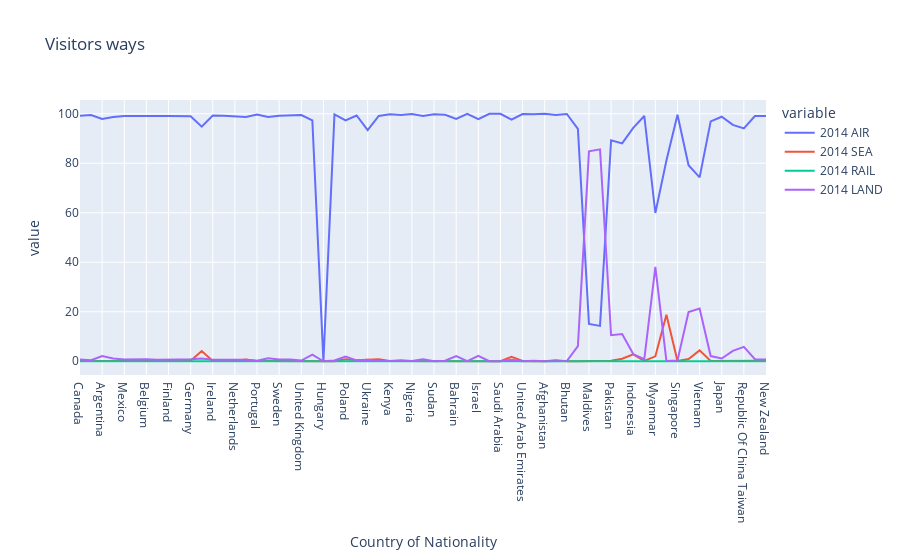

Notebook code for this chart:
### Code cell
px.line(df,df.index,['2014 AIR',
    '2014 SEA',
    '2014 RAIL',
    '2014 LAND'],title='Visitors ways')

### Figure 1 — Plotly figure (JSON) as saved in the notebook; plotly's stock layout.template omitted (floating-point values rounded to 4 significant figures)
{"data": [{"hovertemplate": "variable=2014 AIR<br>Country of Nationality=%{x}<br>value=%{y}<extra></extra>", "legendgroup": "2014 AIR", "line": {"color": "#636efa", "dash": "solid"}, "marker": {"symbol": "circle"}, "mode": "lines", "name": "2014 AIR", "orientation": "v", "showlegend": true, "type": "scatter", "x": ["Canada", "United States Of America", "Argentina", "Brazil", "Mexico", "Austria", "Belgium", "Denmark", "Finland", "France", "Germany", "Greece", "Ireland", "Italy", "Netherlands", "Norway", "Portugal", "Spain", "Sweden", "Switzerland", "United Kingdom", "Czech Rep.", "Hungary", "Kazakhstan", "Poland", "Russian Federation", "Ukraine", "Egypt", "Kenya", "Mauritius", "Nigeria", "South Africa", "Sudan", "Tanzania", "Bahrain", "Iraq", "Israel", "Oman", "Saudi Arabia", "Turkey", "United Arab Emirates", "Yemen", "Afghanistan", "Bangladesh", "Bhutan", "Iran", "Maldives", "Nepal", "Pakistan", "Sri Lanka", "Indonesia", "Malaysia", "Myanmar", "Philippines", "Singapore", "Thailand", "Vietnam", "China", "Japan", "Korea (Republic Of ", "Republic Of China Taiwan", "Australia", "New Zealand"], "xaxis": "x", "y": [99.2, 99.5, 97.9, 98.7, 99.1, 99, 99.2, 99.1, 99.1, 99.2, 99, 94.8, 99.3, 99.2, 99, 98.7, 99.7, 98.7, 99.2, 99.2, 99.5, 97.3, 0, 99.7, 97.3, 99.3, 93.4, 99.1, 99.8, 99.5, 99.9, 99.1, 99.8, 99.6, 97.9, 100, 97.8, 100, 100, 97.6, 99.9, 99.8, 100, 99.5, 99.9, 93.9, 15.1, 14.3, 89.3, 88, 94.3, 99.1, 59.9, 81.1, 99.6, 79.2, 74.3, 96.9, 98.8, 95.5, 94.1, 99.1, 99.1], "yaxis": "y"}, {"hovertemplate": "variable=2014 SEA<br>Country of Nationality=%{x}<br>value=%{y}<extra></extra>", "legendgroup": "2014 SEA", "line": {"color": "#EF553B", "dash": "solid"}, "marker": {"symbol": "circle"}, "mode": "lines", "name": "2014 SEA", "orientation": "v", "showlegend": true, "type": "scatter", "x": ["Canada", "United States Of America", "Argentina", "Brazil", "Mexico", "Austria", "Belgium", "Denmark", "Finland", "France", "Germany", "Greece", "Ireland", "Italy", "Netherlands", "Norway", "Portugal", "Spain", "Sweden", "Switzerland", "United Kingdom", "Czech Rep.", "Hungary", "Kazakhstan", "Poland", "Russian Federation", "Ukraine", "Egypt", "Kenya", "Mauritius", "Nigeria", "South Africa", "Sudan", "Tanzania", "Bahrain", "Iraq", "Israel", "Oman", "Saudi Arabia", "Turkey", "United Arab Emirates", "Yemen", "Afghanistan", "Bangladesh", "Bhutan", "Iran", "Maldives", "Nepal", "Pakistan", "Sri Lanka", "Indonesia", "Malaysia", "Myanmar", "Philippines", "Singapore", "Thailand", "Vietnam", "China", "Japan", "Korea (Republic Of ", "Republic Of China Taiwan", "Australia", "New Zealand"], "xaxis": "x", "y": [0.1, 0.1, 0, 0.2, 0.2, 0.1, 0, 0.3, 0.1, 0.1, 0.2, 4.1, 0.1, 0.1, 0.2, 0.7, 0.1, 0.1, 0.1, 0.1, 0.2, 0, 0, 0, 0.8, 0.4, 0.6, 0.8, 0.1, 0.1, 0, 0.1, 0.2, 0.2, 0, 0, 0, 0, 0, 1.8, 0.1, 0, 0, 0.4, 0, 0, 0.1, 0.1, 0.2, 1, 2.8, 0.1, 2, 18.8, 0.1, 0.9, 4.4, 0.1, 0.1, 0.3, 0.1, 0.1, 0.2], "yaxis": "y"}, {"hovertemplate": "variable=2014 RAIL<br>Country of Nationality=%{x}<br>value=%{y}<extra></extra>", "legendgroup": "2014 RAIL", "line": {"color": "#00cc96", "dash": "solid"}, "marker": {"symbol": "circle"}, "mode": "lines", "name": "2014 RAIL", "orientation": "v", "showlegend": true, "type": "scatter", "x": ["Canada", "United States Of America", "Argentina", "Brazil", "Mexico", "Austria", "Belgium", "Denmark", "Finland", "France", "Germany", "Greece", "Ireland", "Italy", "Netherlands", "Norway", "Portugal", "Spain", "Sweden", "Switzerland", "United Kingdom", "Czech Rep.", "Hungary", "Kazakhstan", "Poland", "Russian Federation", "Ukraine", "Egypt", "Kenya", "Mauritius", "Nigeria", "South Africa", "Sudan", "Tanzania", "Bahrain", "Iraq", "Israel", "Oman", "Saudi Arabia", "Turkey", "United Arab Emirates", "Yemen", "Afghanistan", "Bangladesh", "Bhutan", "Iran", "Maldives", "Nepal", "Pakistan", "Sri Lanka", "Indonesia", "Malaysia", "Myanmar", "Philippines", "Singapore", "Thailand", "Vietnam", "China", "Japan", "Korea (Republic Of ", "Republic Of China Taiwan", "Australia", "New Zealand"], "xaxis": "x", "y": [0, 0, 0, 0, 0, 0, 0, 0, 0, 0, 0, 0, 0, 0, 0, 0, 0, 0, 0, 0, 0, 0, 0, 0, 0, 0, 0, 0, 0, 0, 0, 0, 0, 0, 0, 0, 0, 0, 0, 0, 0, 0, 0, 0, 0, 0, 0, 0, 0, 0, 0, 0, 0, 0, 0, 0, 0, 0, 0, 0, 0, 0, 0], "yaxis": "y"}, {"hovertemplate": "variable=2014 LAND<br>Country of Nationality=%{x}<br>value=%{y}<extra></extra>", "legendgroup": "2014 LAND", "line": {"color": "#ab63fa", "dash": "solid"}, "marker": {"symbol": "circle"}, "mode": "lines", "name": "2014 LAND", "orientation": "v", "showlegend": true, "type": "scatter", "x": ["Canada", "United States Of America", "Argentina", "Brazil", "Mexico", "Austria", "Belgium", "Denmark", "Finland", "France", "Germany", "Greece", "Ireland", "Italy", "Netherlands", "Norway", "Portugal", "Spain", "Sweden", "Switzerland", "United Kingdom", "Czech Rep.", "Hungary", "Kazakhstan", "Poland", "Russian Federation", "Ukraine", "Egypt", "Kenya", "Mauritius", "Nigeria", "South Africa", "Sudan", "Tanzania", "Bahrain", "Iraq", "Israel", "Oman", "Saudi Arabia", "Turkey", "United Arab Emirates", "Yemen", "Afghanistan", "Bangladesh", "Bhutan", "Iran", "Maldives", "Nepal", "Pakistan", "Sri Lanka", "Indonesia", "Malaysia", "Myanmar", "Philippines", "Singapore", "Thailand", "Vietnam", "China", "Japan", "Korea (Republic Of ", "Republic Of China Taiwan", "Australia", "New Zealand"], "xaxis": "x", "y": [0.7, 0.4, 2.1, 1.1, 0.7, 0.9, 0.8, 0.6, 0.8, 0.7, 0.8, 1.1, 0.6, 0.7, 0.8, 0.6, 0.2, 1.2, 0.7, 0.7, 0.3, 2.7, 0, 0.3, 1.9, 0.3, 0.6, 0.1, 0.1, 0.4, 0.1, 0.8, 0, 0.2, 2.1, 0, 2.2, 0, 0, 0.6, 0, 0.2, 0, 0.1, 0.1, 6.1, 84.8, 85.6, 10.5, 11, 2.9, 0.8, 38.1, 0.1, 0.3, 19.9, 21.3, 2.1, 1.1, 4.2, 5.8, 0.8, 0.7], "yaxis": "y"}], "layout": {"legend": {"title": {"text": "variable"}, "tracegroupgap": 0}, "title": {"text": "Visitors ways"}, "xaxis": {"anchor": "y", "domain": [0, 1], "title": {"text": "Country of Nationality"}}, "yaxis": {"anchor": "x", "domain": [0, 1], "title": {"text": "value"}}}}
